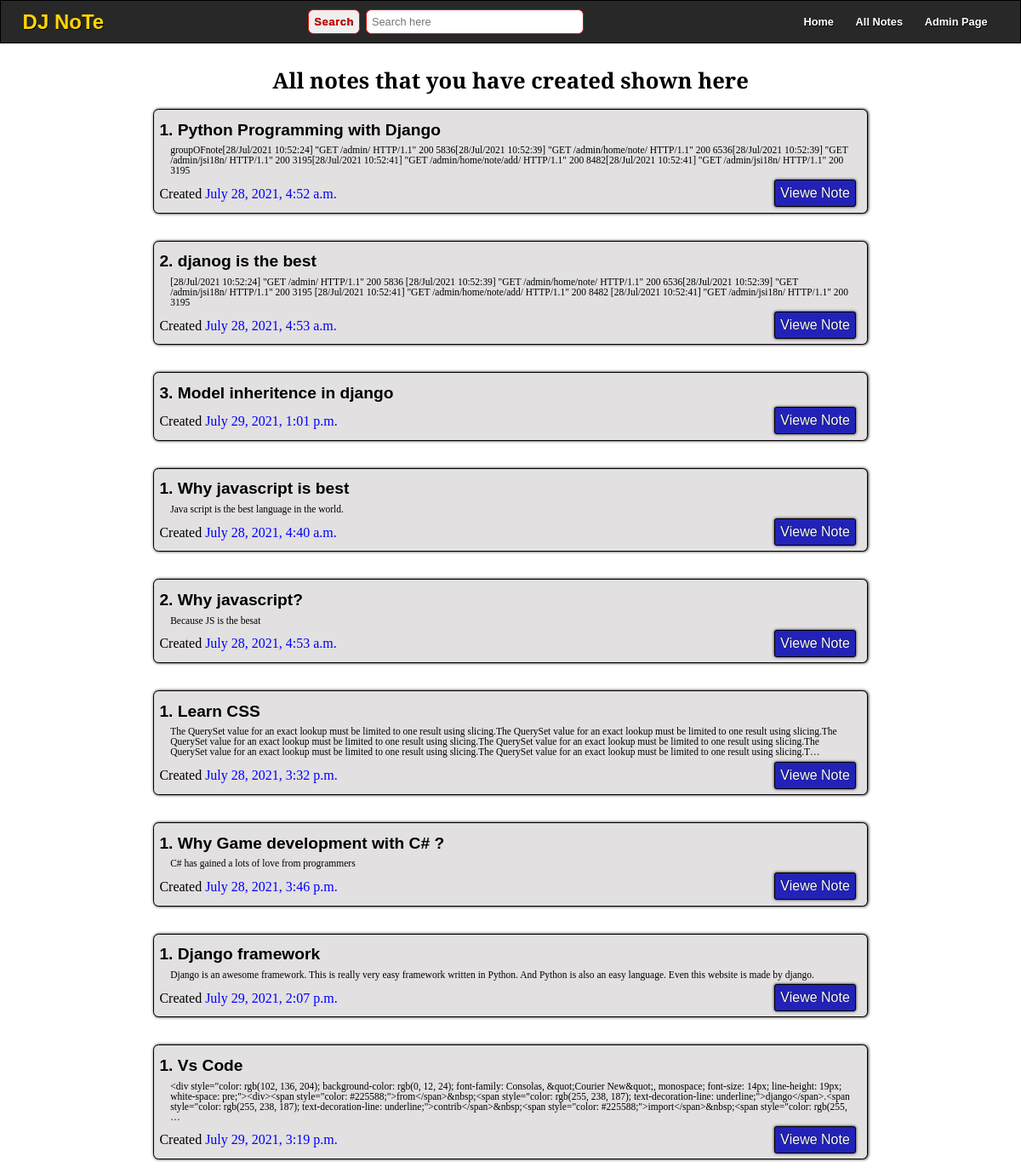
The app's page /allnotes/, older data.
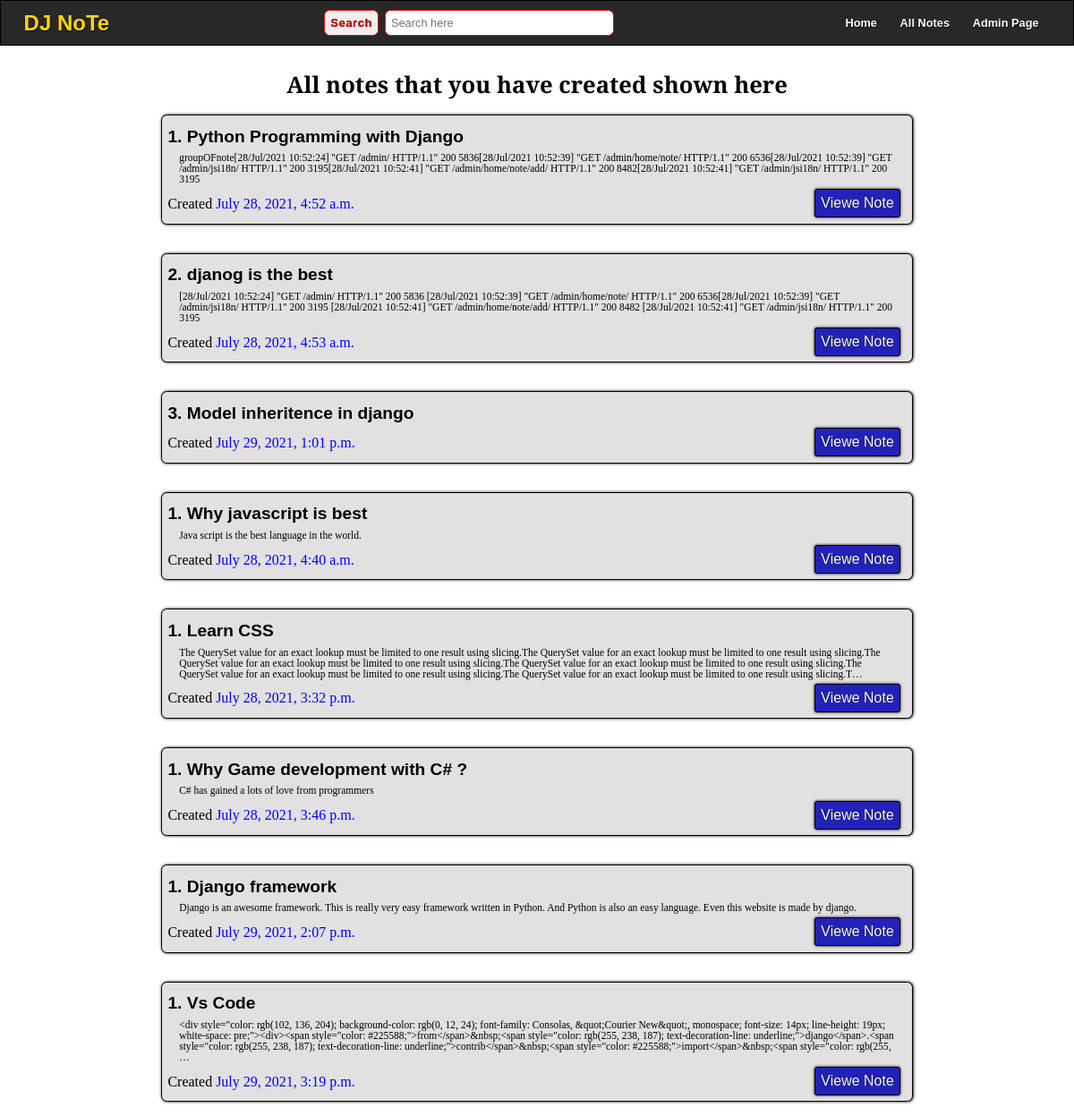
The same page, newer data.
### home/models.py (models this page shows)
class Note(models.Model):
    group = models.ForeignKey(Group, on_delete=models.CASCADE)
    title = models.CharField(max_length=300)
    desc = models.TextField()
    time = models.DateTimeField(default=now)

### home/views.py (the view)
# urls.py: path('allnotes/', views.allNotes , name='allnotes'),
def allNotes(req):
    return render(req, 'allNotes.html' , {'notes':Note.objects.all(), 'allGroup':Group.objects.all(), })

### templates/allNotes.html (shortened to what this page needs)
{% extends 'main.html' %}
{% load static %}
{% block link %}
    <link rel="stylesheet" href="{% static 'Style/notesOnly.css' %}">
{% endblock link %}
{% block body %}
    <section class="allNote">
        <h1 class='allNote_message'>All notes that you have created shown here</h1>
        {% for group in allGroup %}
            {% for i in group.note_set.all %}
                <div class='notes'>
                    <h3 class='title'>{{ forloop.counter }}. {{i.title}}</h3>
                    <div class="description">
                        <p>{{i.desc|truncatechars:500}}</p>
                    </div>
                    <div class="others">
                        <p class='time'>Created <span>{{i.time}}</span></p>
                        <div class="links">
                            <a href="{% url 'note' group.id i.id %}" class='view_note'>Viewe Note</a>
                        </div>
                    </div>
                </div>
            {% endfor %}
        {% endfor %}
    </section>
{% endblock body %}

Row changes from the older to the newer data that the page shows:
removed Note: title "Why javascript?", desc "Because JS is the besat", time "July 28, 2021, 4:53 a.m.", shown under Group (number 2 of 6 on the later page)
